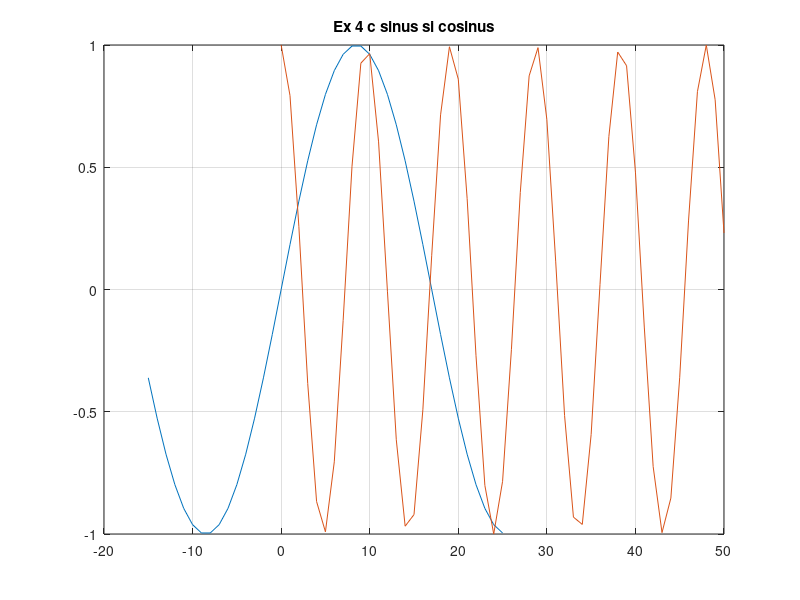
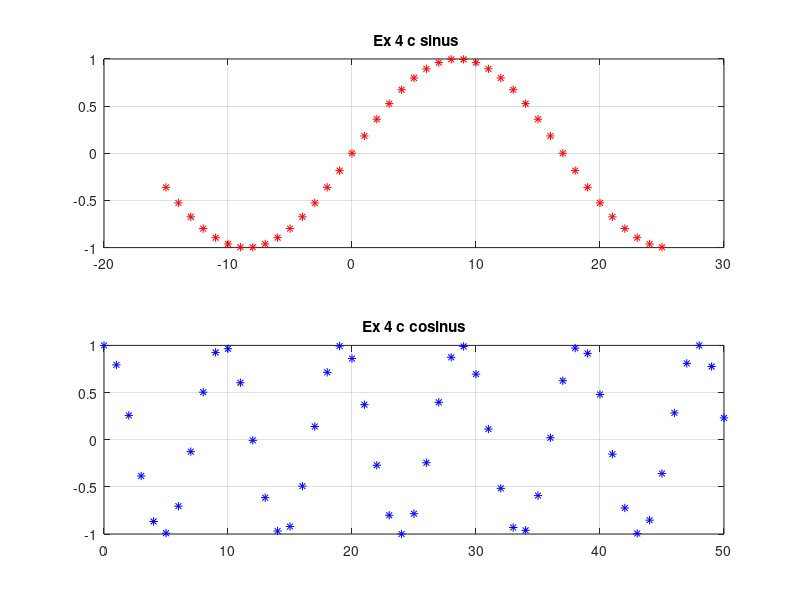
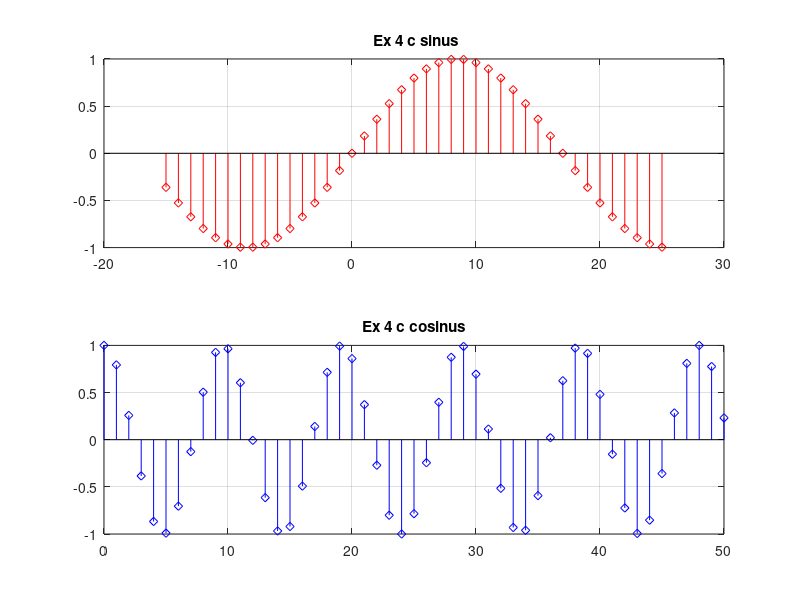

These charts were generated, in order, by the following MATLAB code:
 %Exercitiul 4

% c)
	 
	    q1= -15:25;
	    q2= 0:50;
	    
	    x1=sin((pi/17)*q1);
	    x2=cos((pi/sqrt(23))*q2);
	

	 figure(1)
	 plot(q1,x1,q2,x2),grid,title('Ex 4 c sinus si cosinus')
	 
	 
	 figure(2)
	 subplot(2,1,1), plot(q1,x1,'r*'),grid,title(' Ex 4 c sinus')
	 subplot(2,1,2), plot(q2,x2,'b*'),grid,title('Ex 4 c cosinus')
	 
	 figure(3)
	 subplot(2,1,1), stem(q1,x1,'rd'),grid,title(' Ex 4 c sinus')
	 subplot(2,1,2), stem(q2,x2,'bd'),grid,title('Ex 4 c cosinus')